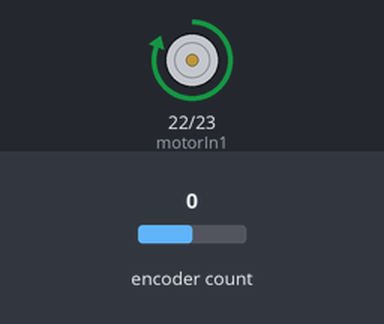
This sketch was run on a simulated ESP32. Parts: motor-driver pin pairs drawn as motors (green arrow = first pin HIGH = forward, orange = second pin HIGH = backward, longer = more drive, scaled by the enable pin). Inputs (shaded band) come from the test bench; at power-on: encoder count 0. What the sketch prints to the serial monitor is not drawn.

Above: at 0.1 s.
Timing chart, 0 to 1.6 s (numbered marks = the images above):
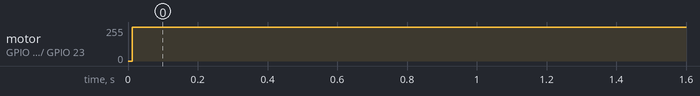

The sketch:

Test_PID.ino
```cpp
#include <ESP32Encoder.h>

// --- 1. PIN DEFINITIONS ---
#define encoderPinA 19
#define encoderPinB 18
#define motorEnable 21 // PWM Speed pin (EN)
#define motorIn1 22    // Direction pin 1 (IN1)
#define motorIn2 23    // Direction pin 2 (IN2)

// --- 2. CONSTANTS & GAINS ---
// RESOLUTION = 1 / 0.0266667 = 37.5 counts/mm
const float RESOLUTION = 37.5;
const float TARGET_DISTANCE = 44.0; // Target in mm
const float DEAD_BAND = 0.1;        // 0.1mm tolerance

// Added (recommended): velocity limiting + minimum velocity to overcome stiction
const float VEL_MAX = 120.0; // mm/s: clamp outer-loop velocity command (tune)
const float VEL_MIN = 5.0;   // mm/s: minimum velocity when outside deadband (tune)

// TUNING: Ki = Kp * T
// T = 0.09056 | Kp_vel = 2.5 | Ki_vel = 2.5 * 0.09056 = 0.2264
float kp_pos = 20;        // Outer Position Loop (P)
float kp_vel = 7;         // Inner Velocity Loop (P-part)
float ki_vel = 0.63392;   // Inner Velocity Loop (I-part)

// --- 3. STATE VARIABLES ---
ESP32Encoder Encoder;
float vel_integral = 0;
unsigned long lastTime = 0;
long lastEncoderPosition = 0;

void setup() {
  Serial.begin(115200);

  Encoder.attachFullQuad(encoderPinA, encoderPinB);
  Encoder.setCount(0);

  pinMode(motorEnable, OUTPUT);
  pinMode(motorIn1, OUTPUT);
  pinMode(motorIn2, OUTPUT);

  // Added (recommended): initialize timing/state to avoid a huge first dt
  lastTime = millis();
  lastEncoderPosition = Encoder.getCount();
}

void loop() {
  unsigned long currentTime = millis();
  float dt = (currentTime - lastTime) / 1000.0;

  if (dt >= 0.01) { // 100Hz Controller
    // I. DATA ACQUISITION
    long currentPulses = Encoder.getCount();
    float currentPos = currentPulses / RESOLUTION;
    float currentVel =
      (currentPulses - lastEncoderPosition) / (RESOLUTION * dt);

    // II. OUTER POSITION LOOP
    float pos_Error = TARGET_DISTANCE - currentPos;

    if (abs(pos_Error) < DEAD_BAND) {
      pos_Error = 0.0;
      vel_integral = 0.0;
    }

    float velSetpoint = kp_pos * pos_Error;

    // Added (recommended): clamp velocity setpoint
    velSetpoint = constrain(velSetpoint, -VEL_MAX, VEL_MAX);

    // Added (recommended): minimum velocity to overcome stiction
    if (abs(pos_Error) >= DEAD_BAND && abs(velSetpoint) < VEL_MIN) {
      velSetpoint = (pos_Error > 0) ? VEL_MIN : -VEL_MIN;
    }

    // III. INNER VELOCITY LOOP
    float vel_Error = velSetpoint - currentVel;
    float next_integral = vel_integral + (vel_Error * dt);
    float controlAction = (kp_vel * vel_Error) + (ki_vel * next_integral);

    // IV. SATURATION AND ANTI-WINDUP
    if (controlAction > 255) controlAction = 255;
    else if (controlAction < -255) controlAction = -255;
    else {
      if (abs(pos_Error) >= DEAD_BAND) vel_integral = next_integral;
    }

    // V. ACTUATE MOTOR
    if (abs(pos_Error) >= DEAD_BAND) {
      int pwmValue = (int)constrain(abs(controlAction), 0, 255);
      if (controlAction > 0) {
        digitalWrite(motorIn1, HIGH);
        digitalWrite(motorIn2, LOW);
      } else {
        digitalWrite(motorIn1, LOW);
        digitalWrite(motorIn2, HIGH);
      }
      analogWrite(motorEnable, pwmValue);
    } else {
      digitalWrite(motorIn1, LOW);
      digitalWrite(motorIn2, LOW);
      analogWrite(motorEnable, 0);
    }

    // VI. LOG TO SERIAL
    Serial.print(TARGET_DISTANCE);
    Serial.print(",");
    Serial.print(currentPos);
    Serial.print(",");
    Serial.println(currentVel);

    lastTime = currentTime;
    lastEncoderPosition = currentPulses;
  }
}
```

Measured:
- by itself, motor on GPIO 22 (motorIn1) / GPIO 23 (motorIn2): stopped → forward 255/255 at 0.01 s
